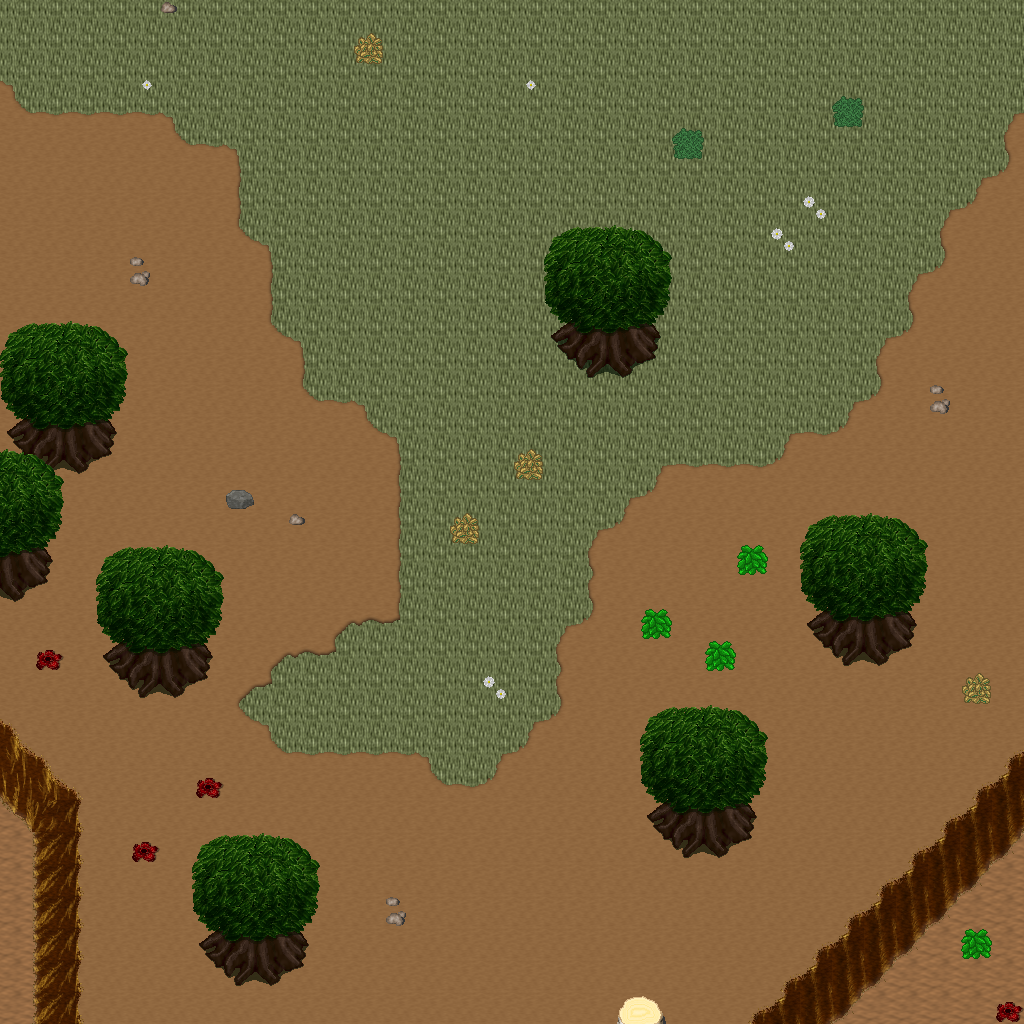

The image is a tile-based game level rendered from a .tmx file. Its description and source (layers, tilesets, objects; grid data summarised) follow:
An orthogonal 32x32 tile map with 32x32 px tiles, 5 tile layers (Ground, Objects, Objects2, Above, ...), 1 hidden layer not drawn, 23 tilesets.

<map version="1.10" tiledversion="1.11.0" orientation="orthogonal" renderorder="right-down" width="32" height="32" tilewidth="32" tileheight="32" infinite="0" nextlayerid="11" nextobjectid="1">
 <tileset firstgid="1" name="ground_ground" tilewidth="32" tileheight="32" tilecount="33" columns="3">
  <image source="../drawable/ground_ground.png" width="96" height="352" />
 </tileset>
 <tileset firstgid="34" name="ground_ridge_earth_dark" tilewidth="32" tileheight="32" tilecount="96" columns="12">
  <image source="../drawable/ground_ridge_earth_dark.png" width="384" height="256" />
 </tileset>
 <tileset firstgid="130" name="plant_flower_daisy_white" tilewidth="32" tileheight="32" tilecount="8" columns="2">
  <image source="../drawable/plant_flower_daisy_white.png" width="64" height="128" />
 </tileset>
 <tileset firstgid="138" name="plant_grasses" tilewidth="32" tileheight="32" tilecount="6" columns="3">
  <image source="../drawable/plant_grasses.png" width="96" height="64" />
 </tileset>
 <tileset firstgid="144" name="plant_tree_tree_fluffy" tilewidth="32" tileheight="32" tilecount="12" columns="4">
  <image source="../drawable/plant_tree_tree_fluffy.png" width="128" height="96" />
 </tileset>
 <tileset firstgid="156" name="plant_bush_bushes" tilewidth="32" tileheight="32" tilecount="10" columns="5">
  <image source="../drawable/plant_bush_bushes.png" width="160" height="64" />
 </tileset>
 <tileset firstgid="166" name="logic_portal" tilewidth="32" tileheight="32" tilecount="24" columns="8">
  <image source="../drawable/logic_portal.png" width="256" height="96" />
 </tileset>
 <tileset firstgid="190" name="logic_collision" tilewidth="32" tileheight="32" tilecount="1" columns="1">
  <image source="../drawable/logic_collision.png" width="32" height="32" />
 </tileset>
 <tileset firstgid="191" name="logic_creature_animal" tilewidth="32" tileheight="32" tilecount="32" columns="8">
  <image source="../drawable/logic_creature_animal.png" width="256" height="128" />
 </tileset>
 <tileset firstgid="223" name="ground_dry_grass" tilewidth="32" tileheight="32" tilecount="54" columns="9">
  <image source="../drawable/ground_dry_grass.png" width="288" height="192" />
 </tileset>
 <tileset firstgid="277" name="ground_earth_edges" tilewidth="32" tileheight="32" tilecount="18" columns="6">
  <image source="../drawable/ground_earth_edges.png" width="192" height="96" />
 </tileset>
 <tileset firstgid="295" name="ground_grass_corners" tilewidth="32" tileheight="32" tilecount="24" columns="6">
  <image source="../drawable/ground_grass_corners.png" width="192" height="128" />
 </tileset>
 <tileset firstgid="319" name="plant_tree_evergreen" tilewidth="32" tileheight="32" tilecount="36" columns="3">
  <image source="../drawable/plant_tree_evergreen.png" width="96" height="384" />
 </tileset>
 <tileset firstgid="355" name="plant_tree_tree_darkgreen" tilewidth="32" tileheight="32" tilecount="88" columns="8">
  <image source="../drawable/plant_tree_tree_darkgreen.png" width="256" height="352" />
 </tileset>
 <tileset firstgid="443" name="building_decoration_rocks" tilewidth="32" tileheight="32" tilecount="6" columns="3">
  <image source="../drawable/building_decoration_rocks.png" width="96" height="64" />
 </tileset>
 <tileset firstgid="449" name="plant_stump_stump_pale_brown" tilewidth="32" tileheight="32" tilecount="4" columns="2">
  <image source="../drawable/plant_stump_stump_pale_brown.png" width="64" height="64" />
 </tileset>
 <tileset firstgid="453" name="plant_stump_int_small_stump_2" tilewidth="32" tileheight="32" tilecount="1" columns="1">
  <image source="../drawable/plant_stump_int_small_stump_2.png" width="32" height="32" />
 </tileset>
 <tileset firstgid="454" name="ground_rock_pebbles" tilewidth="32" tileheight="32" tilecount="3" columns="1">
  <image source="../drawable/ground_rock_pebbles.png" width="32" height="96" />
 </tileset>
 <tileset firstgid="457" name="plant_bush_bush_mult_colored" tilewidth="32" tileheight="32" tilecount="6" columns="3">
  <image source="../drawable/plant_bush_bush_mult_colored.png" width="96" height="64" />
 </tileset>
 <tileset firstgid="463" name="plant_tree_umbrella_thorn" tilewidth="32" tileheight="32" tilecount="18" columns="6">
  <image source="../drawable/plant_tree_umbrella_thorn.png" width="192" height="96" />
 </tileset>
 <tileset firstgid="481" name="logic_item_fruits" tilewidth="32" tileheight="32" tilecount="16" columns="8">
  <image source="../drawable/logic_item_fruits.png" width="256" height="64" />
 </tileset>
 <tileset firstgid="497" name="building_house_3" tilewidth="32" tileheight="32" tilecount="48" columns="6">
  <image source="../drawable/building_house_3.png" width="192" height="256" />
 </tileset>
 <tileset firstgid="545" name="logic_creature_mutant" tilewidth="32" tileheight="32" tilecount="7" columns="7">
  <image source="../drawable/logic_creature_mutant.png" width="224" height="32" />
 </tileset>
 <layer id="1" name="Ground" width="32" height="32">
  <data>[1024 cells, 1024 non-empty, 3 distinct tile ids]</data>
 </layer>
 <layer id="2" name="Objects" width="32" height="32">
  <data>[1024 cells, 200 non-empty, 36 distinct tile ids]</data>
 </layer>
 <layer id="3" name="Objects2" width="32" height="32">
  <data>[1024 cells, 0 non-empty, 0 distinct tile ids]</data>
 </layer>
 <layer id="4" name="Above" width="32" height="32">
  <data>[1024 cells, 93 non-empty, 16 distinct tile ids]</data>
 </layer>
 <layer id="5" name="Above2" width="32" height="32">
  <data>[1024 cells, 0 non-empty, 0 distinct tile ids]</data>
 </layer>
 <layer id="6" name="Walkable" width="32" height="32" visible="0">
  <data>[1024 cells, 91 non-empty, 1 distinct tile ids]</data>
 </layer>
 <objectgroup id="7" name="Mapevents" />
 <objectgroup id="8" name="Spawn" />
 <objectgroup id="9" name="Keys" />
 <objectgroup id="10" name="Replace" />
</map>
